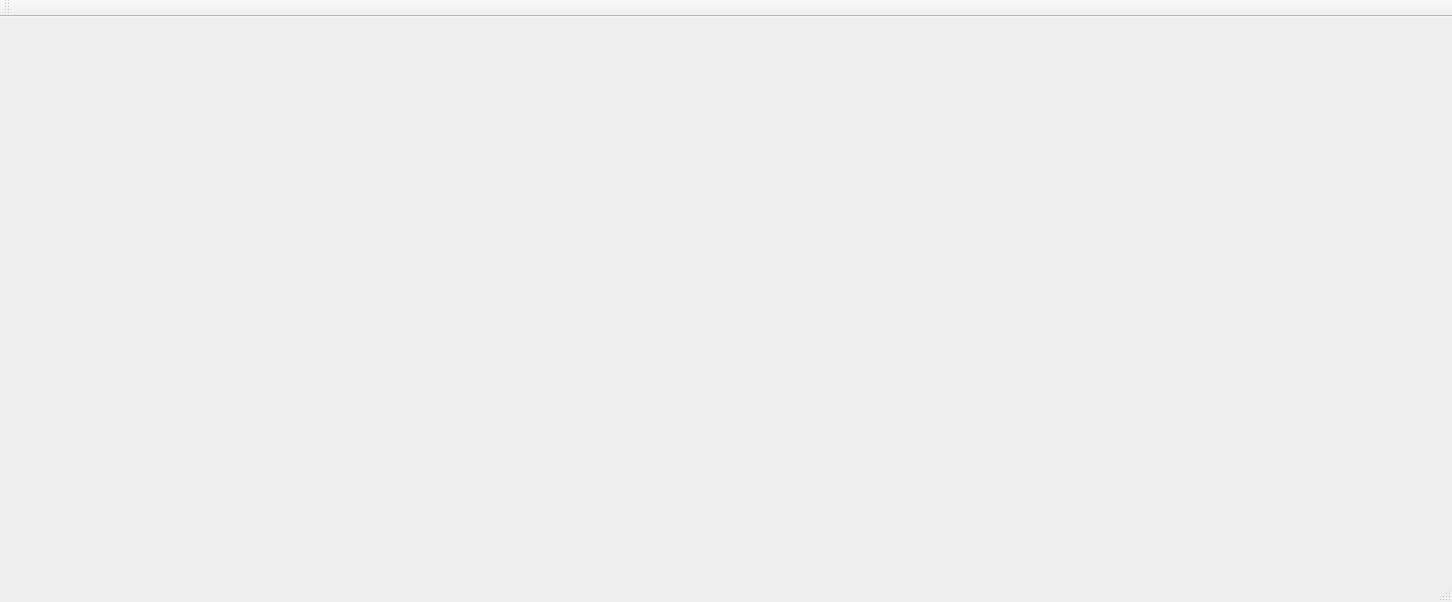
<?xml version="1.0" encoding="UTF-8"?>
<ui version="4.0">
 <class>MainWindow</class>
 <widget class="QMainWindow" name="MainWindow">
  <property name="geometry">
   <rect>
    <x>0</x>
    <y>0</y>
    <width>1452</width>
    <height>602</height>
   </rect>
  </property>
  <property name="windowTitle">
   <string>ResManagerSys</string>
  </property>
  <widget class="QWidget" name="centralWidget">
   <layout class="QVBoxLayout" name="_2">
    <item>
     <layout class="QVBoxLayout" name="verticalLayout"/>
    </item>
   </layout>
  </widget>
  <widget class="QToolBar" name="mainToolBar">
   <attribute name="toolBarArea">
    <enum>TopToolBarArea</enum>
   </attribute>
   <attribute name="toolBarBreak">
    <bool>false</bool>
   </attribute>
  </widget>
  <widget class="QStatusBar" name="statusBar"/>
 </widget>
 <layoutdefault spacing="6" margin="11"/>
 <resources/>
 <connections/>
</ui>
